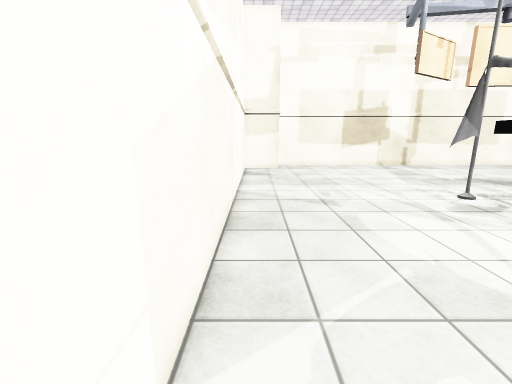
view 1 (above)

16 first-person views from a walk through a Unity game level. The camera is 1.4 m above the floor, tilts 12° down and sees 90° across. The floor is counted in squares, 0.5 m on a side. Each view is taken from the middle of a square. On the plan, view 1 faces up. The plan holds only what a view shows up to about 19 squares ahead; the rest is blank. Some animated figures are left out. Some surface patterns are stand-ins.

view 2
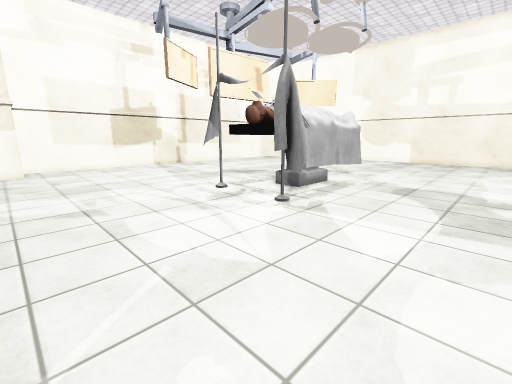

view 3
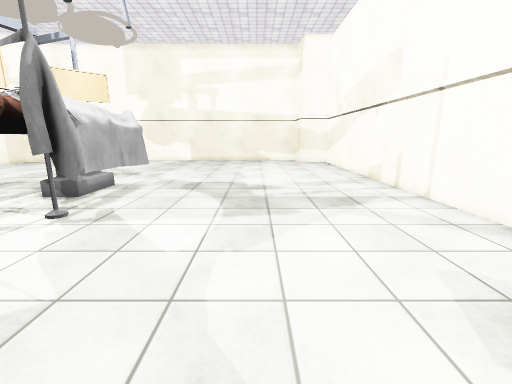

view 4
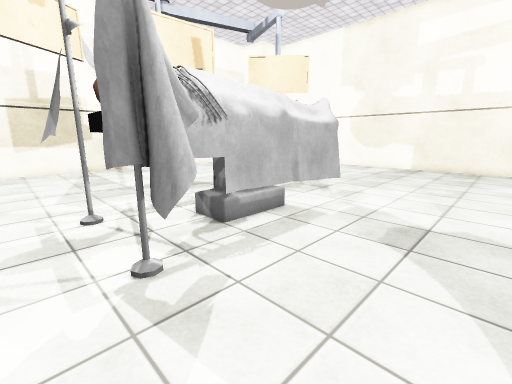

view 5
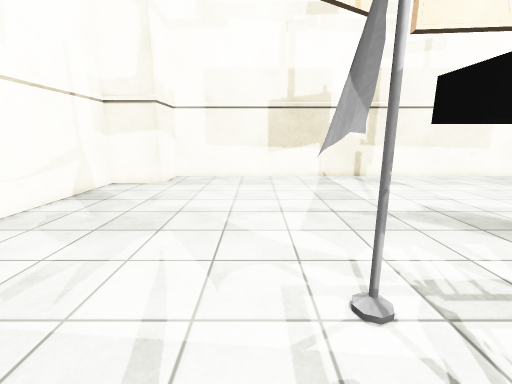

view 6
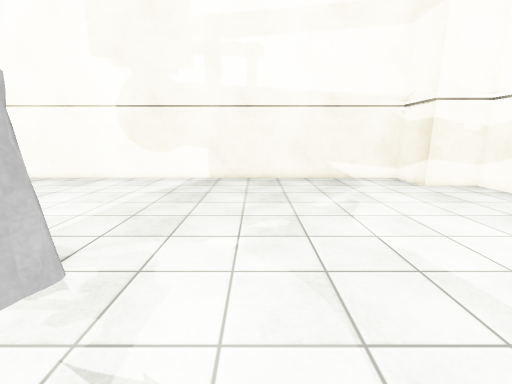

view 7
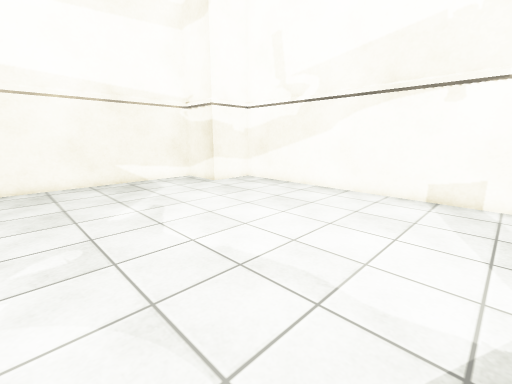

view 8
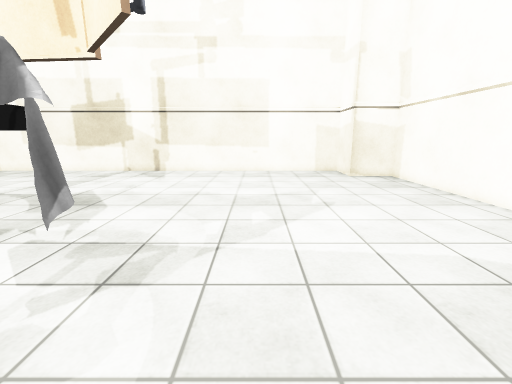

view 9
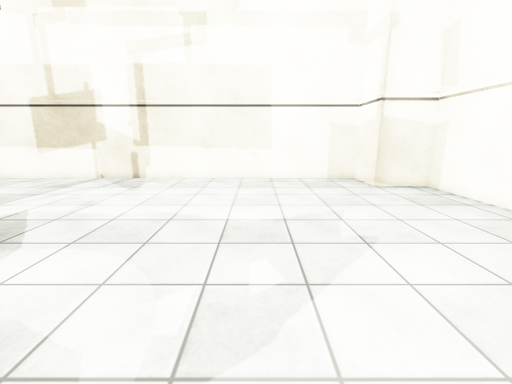

view 10
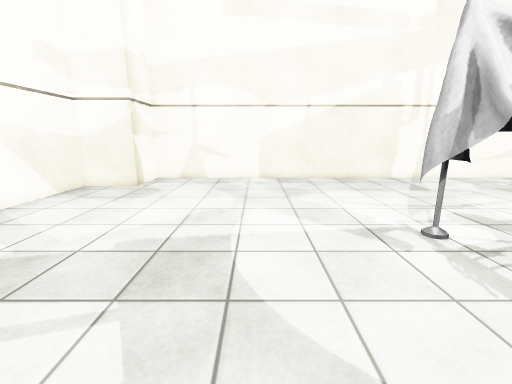

view 11
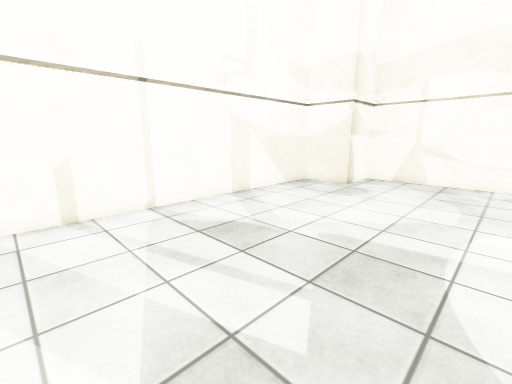

view 12
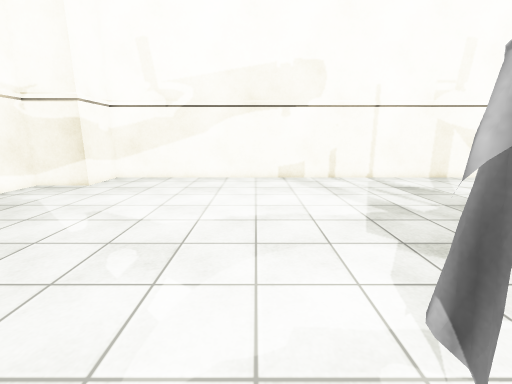

view 13
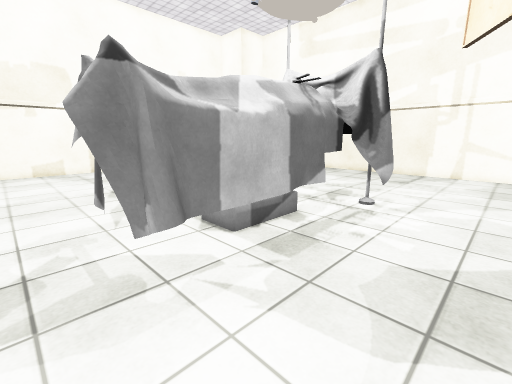

view 14
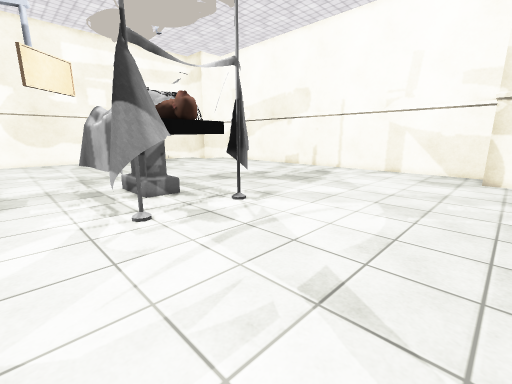

view 15
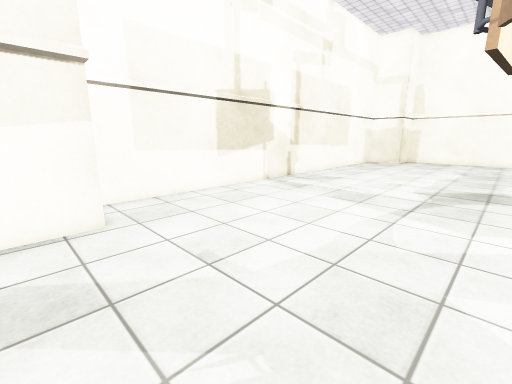

view 16
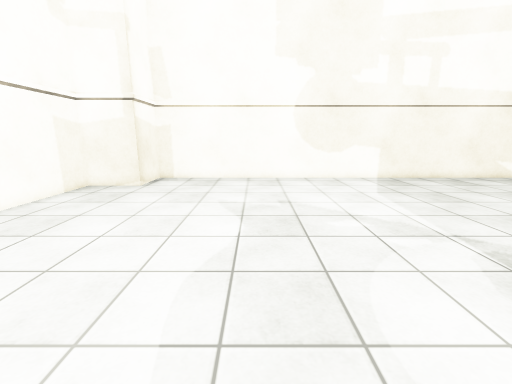

### Floor plan
Points are (right, up) in squares from view 1. A wall is a line through its corners. A room is listed if a view was taken in it or the views show most of it. See-through windows are left out.
Room 1 (views 1, 2, 3, 4, 5, 6, 7, 8, 9, 10, 11, 12, 13, 14, 15, 16)
walls: (31, 23.9) (31, 27) (2.1, 27) (2.1, 23.9) (-1, 23.9) (-1, -5) (2.1, -5) (2.1, -8.1) (31, -8.1) (31, -5) (34.1, -5) (34.1, 23.9) (31, 23.9)
objects: other object (9, 6) to (11, 8); other object (9, 11) to (11, 13); pole (10, 7); pole (10, 12); other object (11, 8) to (20, 12)

Where each view was taken, in squares from view 1:
view 1: 0 up, 0 right, facing up
view 2: 0 up, 1 right, facing up-right
view 3: 0 up, 1 right, facing right
view 4: 2 up, 8 right, facing up-right
view 5: 8 up, 8 right, facing up
view 6: 5 up, 16 right, facing right
view 7: 5 up, 17 right, facing down-right
view 8: 5 up, 24 right, facing up
view 9: 9 up, 24 right, facing up
view 10: 2 up, 17 right, facing left
view 11: 2 up, 17 right, facing down-left
view 12: 10 up, 21 right, facing down
view 13: 16 up, 21 right, facing down-left
view 14: 15 up, 1 right, facing down-right
view 15: 15 up, 0 right, facing up-right
view 16: 17 up, 16 right, facing right
